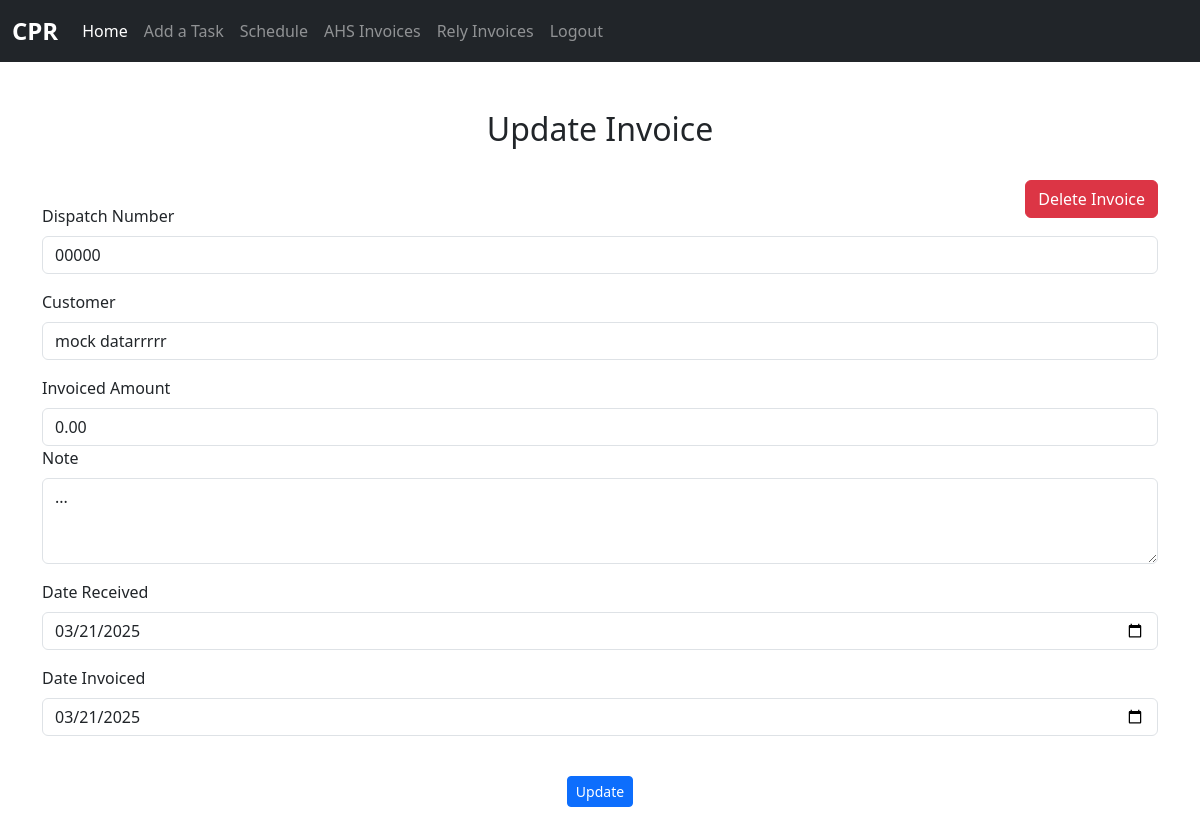
Page /rely/update_problem_invoice/12 (signed in) on the committed database.
### rely_invoice/models.py (models this page shows, shortened)
class RelyProblem(models.Model):
	dispatch_number = models.CharField(max_length=50, blank=True, null=True)
	status = models.ForeignKey(Status, null=True, blank=True, on_delete=models.SET_NULL)
	customer = models.CharField(max_length=50, blank=True, null=True)
	date_received = models.DateField(default=timezone.now)  # Date the invoice was received
	date_invoiced = models.DateField(default=timezone.now)  # Date the invoice was invoiced
	note = models.TextField(blank=False, null=False)
	amount = models.DecimalField(max_digits=20, decimal_places=2, blank=True, null=True)
	date_paid = models.DateField(default=timezone.now)
	class Meta:
		verbose_name_plural = "Rely Problem"

### rely_invoice/views.py (the view, shortened to what this page needs)
# urls.py: path('update_problem_invoice/<int:pk>', views.update_problem_invoice, name="update_problem_invoice"),
@login_required(login_url='login')
def update_problem_invoice(request, pk):
    get_invoice = RelyProblem.objects.get(id=pk)
    inv_id = get_invoice.id
    get_status = Status.objects.get(name="Paid")
    print(f"Before Update:- {get_invoice.date_paid}", flush=True)
    context = {
        "customer":get_invoice.customer,
        "dispatch_no":get_invoice.dispatch_number,
        "inv_amount":get_invoice.amount,
        'date_invoiced':get_invoice.date_invoiced,
        'date_received':get_invoice.date_received,
        'note':get_invoice.note,
        "inv_id":inv_id,
    }
    print(get_invoice.date_invoiced, flush=True)
    return render(request, 'update_problem_inv.html', context)

### rely_invoice/templates/update_problem_inv.html (shortened to what this page needs)
{% extends 'base.html' %}
{% block content %}
	<h2 style="text-align: center;">Update Invoice</h2></br>
	<div class="container">
		<a style="display: block; float: right;" class="btn btn-danger" href="{% url 'delete_problem_invoice' inv_id %}">Delete Invoice</a></br>
		<form method="POST" validate>
		  <div class="form-group">
		    <label for="exampleInputEmail1">Dispatch Number</label>
		    <input name="dispatch_no" type="number" class="form-control" value="{{dispatch_no}}" id="exampleInputEmail1" aria-describedby="emailHelp">
		  </div>
		  <div class="form-group">
		    <label for="exampleInputEmail1">Customer</label>
		    <input name="name" value="{{customer}}" type="text" class="form-control form-control" id="exampleInputEmail1" aria-describedby="emailHelp">
		  </div>
		  <div>
		  <label for="exampleInputEmail1">Invoiced Amount</label>
		    <input name="invoiced_amount" value="{{inv_amount|floatformat:2}}" type="text" class="form-control form-control" id="exampleInputEmail1" aria-describedby="emailHelp">
		  </div>
		  <div class="form-group">
		    <label for="exampleFormControlTextarea1">Note</label>
		    <textarea name="note" class="form-control" id="exampleFormControlTextarea1" rows="3">{{note}}</textarea>
		  </div>
		  <div class="form-group">
		  <label for="exampleInputEmail1">Date Received</label>
		    <input name="date_received" value="{{date_received|date:'Y-m-d'}}" type="date" class="form-control" id="exampleInputEmail1" aria-describedby="emailHelp">
		  </div>
		  <div class="form-group">
		  <label for="exampleInputEmail1">Date Invoiced</label>
		    <input name="date_added" value="{{date_invoiced|date:'Y-m-d'}}" type="date" class="form-control" id="exampleInputEmail1" aria-describedby="emailHelp">
		  </div></br>
		  <div class="form-group">
		  <center>
		  	<button type="submit" class="btn btn-primary btn-sm">Update</button>
		  </center>
		</form>
	</div>
{% endblock %}

### rows in the picture
RelyProblem: dispatch_no "00000", name "mock datarrrrr", invoiced_amount "0.00", note "...", date_received "03/21/2025", date_added "03/21/2025"
